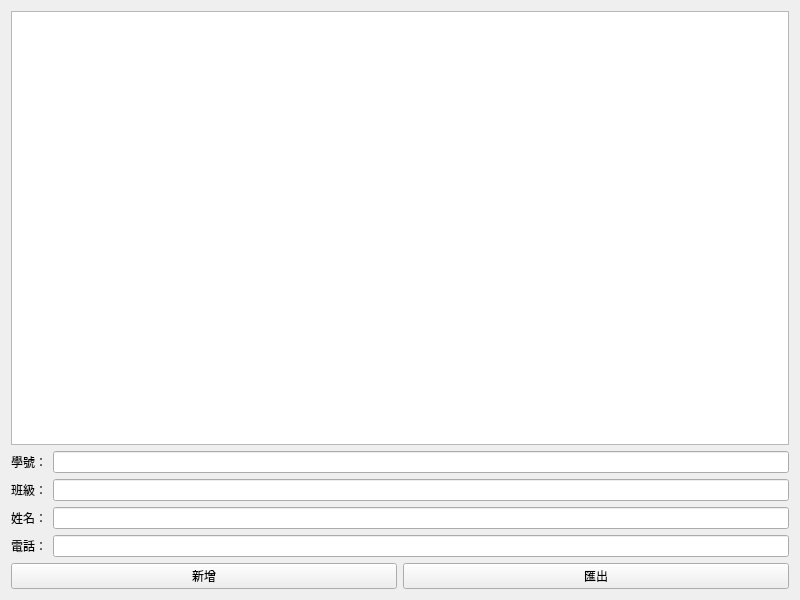
<?xml version="1.0" encoding="UTF-8"?>
<ui version="4.0">
 <class>Widget</class>
 <widget class="QWidget" name="Widget">
  <property name="geometry">
   <rect>
    <x>0</x>
    <y>0</y>
    <width>800</width>
    <height>600</height>
   </rect>
  </property>
  <property name="windowTitle">
   <string>Widget</string>
  </property>
  <layout class="QVBoxLayout" name="verticalLayout">
   <item>
    <widget class="QTableWidget" name="tableWidget"/>
   </item>
   <item>
    <layout class="QFormLayout" name="formLayout">
     <item row="0" column="0">
      <widget class="QLabel" name="label">
       <property name="text">
        <string>學號：</string>
       </property>
      </widget>
     </item>
     <item row="0" column="1">
      <widget class="QLineEdit" name="lineEdit"/>
     </item>
     <item row="1" column="0">
      <widget class="QLabel" name="label_2">
       <property name="text">
        <string>班級：</string>
       </property>
      </widget>
     </item>
     <item row="1" column="1">
      <widget class="QLineEdit" name="lineEdit_2"/>
     </item>
     <item row="2" column="0">
      <widget class="QLabel" name="label_4">
       <property name="text">
        <string>姓名：</string>
       </property>
      </widget>
     </item>
     <item row="2" column="1">
      <widget class="QLineEdit" name="lineEdit_3"/>
     </item>
     <item row="3" column="0">
      <widget class="QLabel" name="label_3">
       <property name="text">
        <string>電話：</string>
       </property>
      </widget>
     </item>
     <item row="3" column="1">
      <widget class="QLineEdit" name="lineEdit_4"/>
     </item>
    </layout>
   </item>
   <item>
    <layout class="QHBoxLayout" name="horizontalLayout_2">
     <item>
      <widget class="QPushButton" name="pushButton">
       <property name="text">
        <string>新增</string>
       </property>
      </widget>
     </item>
     <item>
      <widget class="QPushButton" name="pushButton_2">
       <property name="text">
        <string>匯出</string>
       </property>
      </widget>
     </item>
    </layout>
   </item>
  </layout>
 </widget>
 <resources/>
 <connections/>
</ui>
